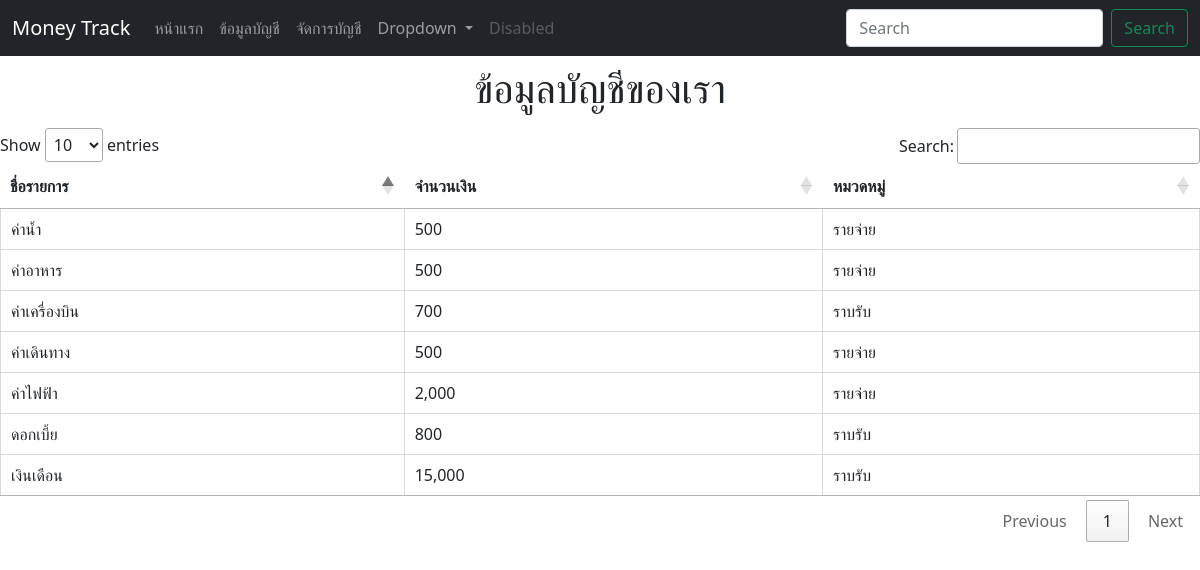
The page /account on the database its author committed.
### moneyapp/models.py (models this page shows, shortened)
class Statement(models.Model):
    name = models.CharField(max_length=100)
    amount = models.IntegerField()
    choices = (
        ("income", "รายรับ"),
        ("expense", "รายจ่าย")
    )
    catagory = models.CharField(max_length=100, choices=choices,default=1)

### moneyapp/views.py (the view)
# urls.py: path('account',views.account)
def account(request):
    data=Statement.objects.all()
    return render(request,"account.html",{"data":data})

### moneyapp/templates/account.html (shortened to what this page needs)
{% extends "base.html" %}
{% load humanize %}
{% block title %}
    <link rel="stylesheet" href="//cdn.datatables.net/1.13.6/css/jquery.dataTables.min.css" >
{% endblock %}
{% block content %}
    <h1 class="py-2 text-center">ข้อมูลบัญชีของเรา</h1>
    <table id="myStatement" class="cell-border">
        <thead>
            <th>ชื่อรายการ</th>
            <th>จำนวนเงิน</th>
            <th>หมวดหมู่</th>
        </thead>
        <tbody>
          {% for Statement in data %}
          <tr>
            <td>{{Statement.name}}</td>
            <td>{{Statement.amount | intcomma}}</td>
            {% if Statement.catagory == "income" %}
                <td>ราบรับ</td>
            {% else %}
                <td>รายจ่าย</td>
            {% endif %}
          </tr>
          {% endfor %}
        </tbody>
    </table>
{% endblock %}

### moneyapp/templates/base.html (shortened to what this page needs)
<!DOCTYPE html>
<html lang="en">
<head>
    <link href="https://cdn.jsdelivr.net/npm/bootstrap@5.0.2/dist/css/bootstrap.min.css" rel="stylesheet">
    {% block title %}
    {% endblock %}
</head>
<body>
    <nav class="navbar navbar-expand-lg navbar-dark bg-dark">
        <div class="container-fluid">
          <a class="navbar-brand" href="/">Money Track</a>
          <div class="collapse navbar-collapse" id="navbarSupportedContent">
            <ul class="navbar-nav me-auto mb-2 mb-lg-0">
              <li class="nav-item">
                <a class="nav-link" href="/">หน้าแรก</a>
              </li>
              <li class="nav-item">
                <a class="nav-link" href="/account">ข้อมูลบัญชี</a>
              </li>
              <li class="nav-item">
                <a class="nav-link" href="/admin">จัดการบัญชี</a>
              </li>
              <li class="nav-item dropdown">
                <a class="nav-link dropdown-toggle" href="#" id="navbarDropdown" role="button" data-bs-toggle="dropdown" aria-expanded="false">
                  Dropdown
                </a>
              </li>
              <li class="nav-item">
                <a class="nav-link disabled" href="#" tabindex="-1" aria-disabled="true">Disabled</a>
              </li>
            </ul>
            <form class="d-flex">
              <input class="form-control me-2" type="search" placeholder="Search" aria-label="Search">
              <button class="btn btn-outline-success" type="submit">Search</button>
            </form>
          </div>
        </div>
      </nav>
      <div class="content">
            {% block content %}
            {% endblock %}
      </div>
</body>
</html>

### rows shown on the page
Statement: name "ค่าเดินทาง", amount "500", catagory "รายจ่าย"
Statement: name "เงินเดือน", amount "15,000", catagory "ราบรับ"
Statement: name "ดอกเบี้ย", amount "800", catagory "ราบรับ"
Statement: name "ค่าอาหาร", amount "500", catagory "รายจ่าย"
Statement: name "ค่าไฟฟ้า", amount "2,000", catagory "รายจ่าย"
Statement: name "ค่าน้ำ", amount "500", catagory "รายจ่าย"
Statement: name "ค่าเครื่องบิน", amount "700", catagory "ราบรับ"
